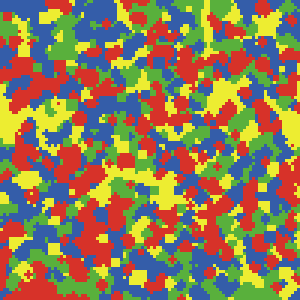
#> input picture Actividad_06/img_06_60.png, 100 x 100 px (shown 3 times larger)
$ python analisis_bali_multiple.py
#> lines starting #> are read from the running program, lines starting #| are printed output that depends on the picture; after the words box and inside, x2 and y2 are one past the last pixel; in counts of white or black regions, pixels touching at a corner belong together
#%%
import numpy as np
import skimage as ski
import matplotlib.pyplot as plt

# Lo que sucede va a depender de: (a) plagas
#                                 (b) disponibilidad de agua

## Caso donde b > 20a aparecen muchas vecindades pequeñas
"""
1. a = 0.06, b = 6
2. a = 0.3, b = 8
"""

## Caso donde b = 20a
"""
1. a = 0.2, b = 4
"""

## Caso donde b < 20a aparecen cuatro  cuadrantes distintos
"""
1. a = 0.3, b = 5
2. a = 0.1, b = 0.1
"""

#%%
# imágenes a analizar
rutas_imgs = ["img_06_60.png", "img_3_80.png", "img_2_40.png", "img_3_50.png", "img_01_01.png"]

# etiquetas de los parámetros que se van a poner en la figura
a_params = [0.06, 0.3, 0.2, 0.3, 0.1]
b_params = [6, 8, 4, 5, 0.1]
# filas de la figura: imagen, dist tamaños, dist tamaños con bins logarítimcos
# dist acumulada complementaria tamaños, dist acumulada complementaria tamaños con bins log
rows = 5

fig, axs = plt.subplots(rows,len(rutas_imgs),
                        squeeze=False,
                        figsize=(10,14),
                        layout="constrained")

for i in range(len(rutas_imgs)):
    # se importa la imagen
    img = ski.io.imread(rutas_imgs[i])
#> img is the input picture: shape (100, 100, 4); mean R, G, B, A 142.2, 124.2, 85.5, 255

    # se procesa y etiqueta la imagen por regiones
    img_gris = ski.color.rgb2gray(ski.color.rgba2rgb(img))
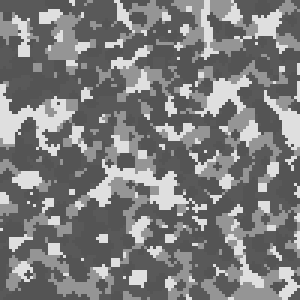
#> img_gris: shape (100, 100) float64 (shown 3 times larger); min 0.331, max 0.876, mean 0.491
    img_gris = (img_gris * 255).astype(int)
    img_etiquetada = ski.measure.label(img_gris,
                                       connectivity = 1)
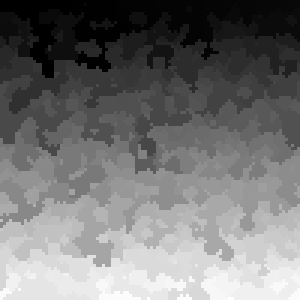
#> img_etiquetada: shape (100, 100) int64 (shown 3 times larger); min 1, max 493, mean 225.3; drawn with min black and max white
    # se le calculan los tamaños de vecindad
    propiedades = ski.measure.regionprops(img_etiquetada)
#> propiedades = 493 regions; largest, box (x1, y1, x2, y2) and area: (24, 0, 44, 24) 239, (24, 64, 45, 89) 231, (0, 28, 25, 52) 214, (0, 18, 23, 38) 199, (0, 52, 26, 76) 197
    tamanios = np.array([region['area'] for region in propiedades])
#> tamanios = 493 values, max 239 at index 3, min 1 at index 12, mean 20.28

    # se generan los histogramas
    t_min = tamanios.min()
#> t_min = 1
    t_max = tamanios.max()
#> t_max = 239

    bins =  range(int(t_min), int(t_max + 2))
    hist, bordes_bins = np.histogram(tamanios,
                                     bins = bins,
                                     density = True)
#> hist = 239 values, max 0.213 at index 0, min 0 at index 25, mean 0.00418; bordes_bins = 240 values from 1 to 240

    log_bins = np.logspace(np.log10(t_min),np.log10(t_max + 2),7)
#> log_bins = [1, 2.49, 6.22, 15.52, 38.73, 96.61, 241]
    hist_log, bordes_bins_log = np.histogram(tamanios,
                                             bins = log_bins,
                                             density = False)
#> hist_log = [140, 85, 110, 85, 55, 18]; bordes_bins_log = [1, 2.49, 6.22, 15.52, 38.73, 96.61, 241]
    hist_log = hist_log / len(tamanios)
#> hist_log = [0.284, 0.172, 0.223, 0.172, 0.112, 0.0365]

    ccdf = np.array([hist[i:].sum() for i in range(len(hist))])
#> ccdf = 239 values, max 1 at index 0, min 0.00203 at index 231, mean 0.0849
    ccdf_log = np.array([hist_log[i:].sum() for i in range(len(hist_log))])
#> ccdf_log = [1, 0.716, 0.544, 0.32, 0.148, 0.0365]

    # se grafica
    # límites máximos y mínimos de la gráfica
    xmin, xmax = 0, 10e2
    ymin, ymax = 10e-3, 1.5

    # en la primera fila se grafica la imágen y se indican los parámetros a y b
    k = 0
    axs[k,i].imshow(img)
    axs[k,i].axis('off')
    axs[k,i].set_title('$a = %.2f$; $b = %.1f$' %(a_params[i], b_params[i]),{'fontsize':10})

    # en la segunda fila se grafica la distribución de tamaños
    k = 1
    axs[k,i].plot(bordes_bins[:-1], hist, 's',markersize=3, color='b')
    axs[k,i].set_xscale('log')
    axs[k,i].set_yscale('log')
    axs[k,i].set_xlim([xmin, xmax])
    axs[k,i].set_ylim([ymin, ymax])
    if i == 0: axs[k,i].set_ylabel('$P(s)$') # si es la primera columna se deja el nombre del eje
    if i > 0: axs[k,i].set_yticks([]) # si no es la primera columna se quitan las etiquetas de los ejes
    axs[k,i].set_xticks([]) # se le quitan las etiquetas de los ejes

    # en la tercera fila se grafica la distribución de tamaños con bins logarítmicos
    k = 2
    axs[k,i].plot(bordes_bins_log[:-1], hist_log, 's',markersize=4, color='b')
    axs[k,i].set_xscale('log')
    axs[k,i].set_yscale('log')
    axs[k,i].set_xlim([xmin, xmax])
    axs[k,i].set_ylim([ymin, ymax])
    if i == 0: axs[k,i].set_ylabel('$P(s)$') # si es la primera columna se deja el nombre del eje
    if i > 0: axs[k,i].set_yticks([]) # si no es la primera columna se quitan las etiquetas de los ejes
    axs[k,i].set_xticks([]) # se le quitan las etiquetas de los ejes

    # en la cuarta se grafica la distribución acumulada complementaria
    k = 3
    axs[k,i].plot(bordes_bins[:-1], ccdf, 's',markersize=3, color='b')
    axs[k,i].set_xscale('log')
    axs[k,i].set_yscale('log')
    axs[k,i].set_xlim([xmin, xmax])
    axs[k,i].set_ylim([ymin, ymax])
    if i == 0: axs[k,i].set_ylabel('$P(>s)$')
    if i > 0: axs[k,i].set_yticks([])
    axs[k,i].set_xticks([]) # se le quitan las etiquetas de los ejes

    # en la quinta se grafica la distribución acumulada complementaria con bins logarítmicos
    k = 4
    axs[k,i].plot(bordes_bins_log[:-1], ccdf_log, 's',markersize=4, color='b')
    axs[k,i].set_xscale('log')
    axs[k,i].set_yscale('log')
    axs[k,i].set_xlim([xmin, xmax])
    axs[k,i].set_ylim([ymin, ymax])
    if i == 0: axs[k,i].set_ylabel('$P(>s)$')  # si es la primera columna se deja el nombre del eje
    if i > 0: axs[k,i].set_yticks([])  # si no es la primera columna se quitan las etiquetas de los ejes
#> pass 2 of the loop `for i in range(len(rutas_imgs)):`:
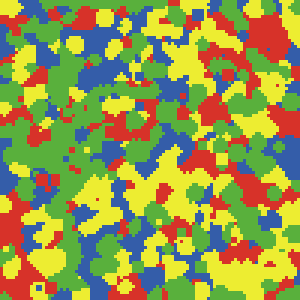
#> input picture Actividad_06/img_3_80.png, 100 x 100 px (shown 3 times larger)
#> img is the input picture: shape (100, 100, 4); mean R, G, B, A 148.6, 151.5, 74.6, 255
#> `img_gris = (img_gris * 255).astype(int)`:
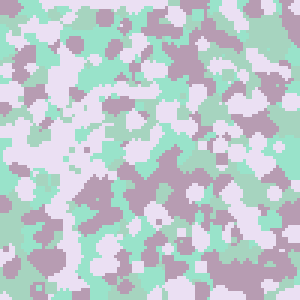
#> img_gris: shape (100, 100) int64 (shown 3 times larger); 4 distinct labels, from 84 to 223; one colour per label, 0 black
#> `img_etiquetada = ski.measure.label(img_gris, connectivity = 1)`:
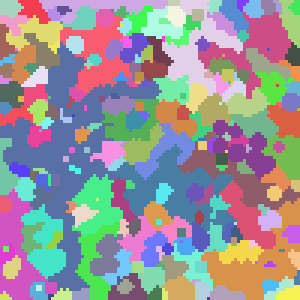
#> img_etiquetada: shape (100, 100) int64 (shown 3 times larger); 248 distinct labels, from 1 to 248; one colour per label, 0 black
#> propiedades = 248 regions; largest, box (x1, y1, x2, y2) and area: (0, 14, 54, 97) 1060, (39, 48, 79, 77) 446, (67, 66, 100, 100) 388, (66, 4, 97, 33) 292, (54, 0, 81, 32) 288
#> tamanios = 248 values, max 1060 at index 45, min 1 at index 21, mean 40.32
#> t_max = 1060
#> hist = 1060 values, max 0.113 at index 0, min 0 at index 12, mean 0.000943; bordes_bins = 1061 values from 1 to 1061
#> log_bins = [1, 3.19, 10.2, 32.59, 104.1, 332.5, 1062]
#> `hist_log, bordes_bins_log = np.histogram(tamanios, bins = log_bins, de..`: hist_log = [39, 56, 75, 60, 15, 3]; bordes_bins_log = [1, 3.19, 10.2, 32.59, 104.1, 332.5, 1062]
#> `hist_log = hist_log / len(tamanios)`: hist_log = [0.157, 0.226, 0.302, 0.242, 0.0605, 0.0121]
#> ccdf = 1060 values, max 1 at index 0, min 0.00403 at index 446, mean 0.038
#> ccdf_log = [1, 0.843, 0.617, 0.315, 0.0726, 0.0121]
#> pass 3 of the loop `for i in range(len(rutas_imgs)):`:
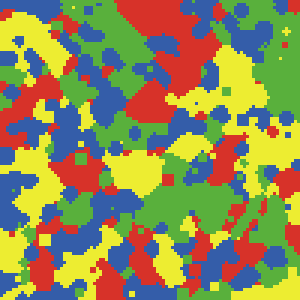
#> input picture Actividad_06/img_2_40.png, 100 x 100 px (shown 3 times larger)
#> img is the input picture: shape (100, 100, 4); mean R, G, B, A 141.9, 139.5, 83.9, 255
#> `img_gris = (img_gris * 255).astype(int)`:
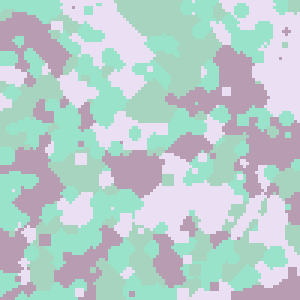
#> img_gris: shape (100, 100) int64 (shown 3 times larger); 4 distinct labels, from 84 to 223; one colour per label, 0 black
#> `img_etiquetada = ski.measure.label(img_gris, connectivity = 1)`:
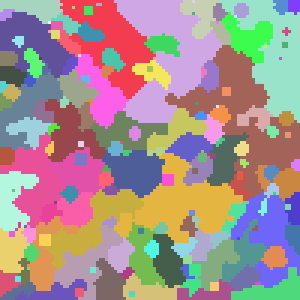
#> img_etiquetada: shape (100, 100) int64 (shown 3 times larger); 176 distinct labels, from 1 to 176; one colour per label, 0 black
#> propiedades = 176 regions; largest, box (x1, y1, x2, y2) and area: (55, 15, 100, 66) 691, (38, 0, 74, 41) 677, (38, 51, 81, 81) 547, (73, 0, 100, 41) 489, (20, 0, 52, 33) 437
#> tamanios = 176 values, max 691 at index 32, min 1 at index 4, mean 56.82
#> t_max = 691
#> hist = 691 values, max 0.148 at index 0, min 0 at index 17, mean 0.00145; bordes_bins = 692 values from 1 to 692
#> log_bins = [1, 2.97, 8.85, 26.32, 78.31, 233, 693]
#> `hist_log, bordes_bins_log = np.histogram(tamanios, bins = log_bins, de..`: hist_log = [31, 26, 50, 33, 27, 9]; bordes_bins_log = [1, 2.97, 8.85, 26.32, 78.31, 233, 693]
#> `hist_log = hist_log / len(tamanios)`: hist_log = [0.176, 0.148, 0.284, 0.188, 0.153, 0.0511]
#> ccdf = 691 values, max 1 at index 0, min 0.00568 at index 677, mean 0.0822
#> ccdf_log = [1, 0.824, 0.676, 0.392, 0.205, 0.0511]
#> the loop made 5 passes; the first 3 are shown

# se agrega un título de eje x para todas las columnas
fig.supxlabel('Tamaño de parche $s$ (pixeles)')
fig.show()
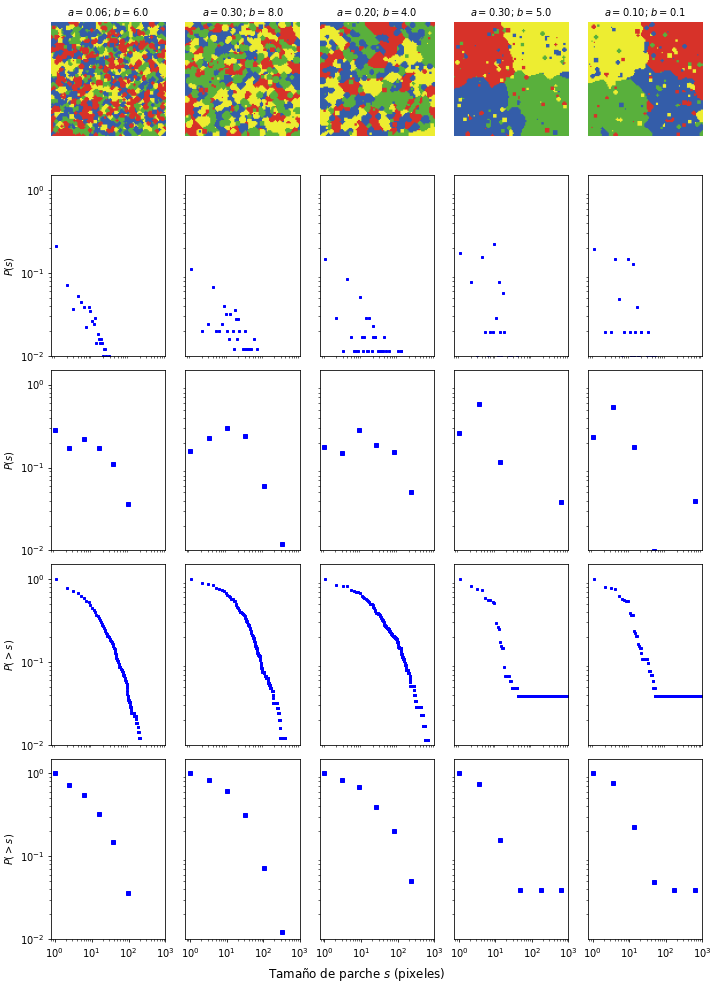
#> figure drawn by matplotlib, 25 panels

# %%
fig.savefig("comparacion_regimenes.png")
